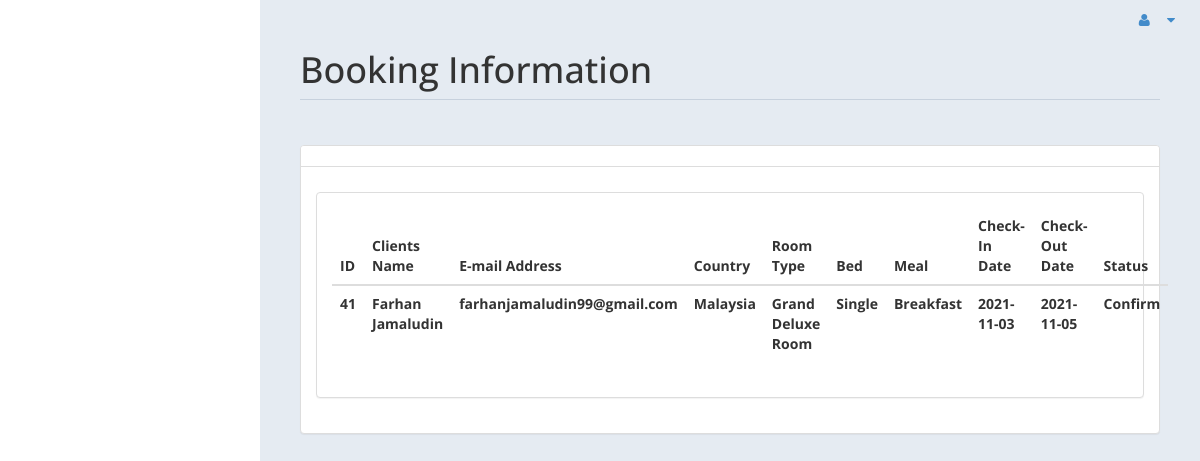
Page /admin/home.php (signed in) on the committed database.
### tables this page shows
CREATE TABLE `roombook` (
  `id` int(10) UNSIGNED NOT NULL,
  `Title` varchar(5) DEFAULT NULL,
  `FName` text DEFAULT NULL,
  `LName` text DEFAULT NULL,
  `Email` varchar(50) DEFAULT NULL,
  `National` varchar(30) DEFAULT NULL,
  `Country` varchar(30) DEFAULT NULL,
  `Phone` text DEFAULT NULL,
  `TRoom` varchar(20) DEFAULT NULL,
  `Bed` varchar(10) DEFAULT NULL,
  `NRoom` varchar(2) DEFAULT NULL,
  `Meal` varchar(15) DEFAULT NULL,
  `cin` date DEFAULT NULL,
  `cout` date DEFAULT NULL,
  `stat` varchar(15) DEFAULT NULL,
  `nodays` int(11) DEFAULT NULL
);

### admin/home.php (the view, shortened to what this page needs)
<!DOCTYPE html>
<html xmlns="http://www.w3.org/1999/xhtml">
<head>
    <link href="assets/css/bootstrap.css" rel="stylesheet" />
    <link href="assets/css/font-awesome.css" rel="stylesheet" />
    <link href="assets/js/morris/morris-0.4.3.min.css" rel="stylesheet" />
    <link href="assets/css/custom-styles.css" rel="stylesheet" />
</head>
<body>
            <ul class="nav navbar-top-links navbar-right">
                <li class="dropdown">
                    <a class="dropdown-toggle" data-toggle="dropdown" href="#" aria-expanded="false">
                     <i class="fa fa-user fa-fw"></i> <i class="fa fa-caret-down"></i>
                    </a>
                </li>
            </ul>
        <div id="page-wrapper">
            <div id="page-inner">
                <div class="row">
                    <div class="col-md-12">
                        <h1 class="page-header">
                            Booking Information
                        </h1>
                    </div>
                </div>
				<?php
						include ('db.php');
				?>
                    <div class="panel panel-default">
                        <div class="panel-heading">
                        </div>
							<div class="">
                                        <h4 class="panel-title">
                                        </h4>
                                    </div>
                                    <div id="collapseTwo" class="panel-collapse in" style="height: auto;">
                                        <div class="panel-body">
                                           <div class="panel panel-default">
                        <div class="panel-body">
                            <div class="table-responsive">
                                <table class="table">
                                    <thead>
                                        <tr>
                                            <th>ID</th>
                                            <th>Clients Name</th>
                                            <th>E-mail Address</th>
                                            <th>Country</th>
											<th>Room Type</th>
											<th>Bed</th>
											<th>Meal</th>
											<th>Check-In Date</th>
											<th>Check-Out Date</th>
											<th>Status</th>
                                        </tr>
                                    </thead>
                                    <tbody>
									<?php
									$tsql = "select * from roombook";
									$tre = mysqli_query($con,$tsql);
									while($trow=mysqli_fetch_array($tre) )
									{
										$co =$trow['stat'];
										if($co=="Confirm")
										{
											echo"<tr>
												<th>".$trow['id']."</th>
												<th>".$trow['FName']." ".$trow['LName']."</th>
												<th>".$trow['Email']."</th>
												<th>".$trow['Country']."</th>
												<th>".$trow['TRoom']."</th>
												<th>".$trow['Bed']."</th>
												<th>".$trow['Meal']."</th>
												<th>".$trow['cin']."</th>
												<th>".$trow['cout']."</th>
												<th>".$trow['stat']."</th>
												</tr>";
										}
									}
									?>
                                    </tbody>
                                </table>
                            </div>
                        </div>
                    </div>
                                        </div>
                                    </div>
                                </div>
										</div>
                                    </div>
</body>
</html>

### admin/assets/css/custom-styles.css (style rules this page uses)
body { font-family: 'Open Sans', sans-serif; }
#page-wrapper { padding: 15px 15px; min-height: 600px; background:#E5EBF2; }
#page-inner { width:100%; margin:10px 20px 10px 0px; background-color:transparent; padding:10px; min-height:1200px; }
h1, .h1, h2, .h2, h3, .h3 { margin-top: 7px; margin-bottom: -5px; }
h4 { padding-top:10px; }
.page-header { padding-bottom: 9px; margin: 10px 0 45px; border-bottom: 1px solid #C7D1DD; }
.panel-default > .panel-heading { color: #000; background-color: #FFFFFF; border-color: #ddd; font-weight:bold; }
.nav > li > a > i { margin-right:10px; }
@media (min-width:768px) { #page-wrapper { margin: 0 0 0 260px; padding: 15px 30px; min-height: 1200px; } }

### rows in the picture
roombook: id "41", FName "Farhan", LName "Jamaludin", Email "farhanjamaludin99@gmail.com", Country "Malaysia", TRoom "Grand Deluxe Room", Bed "Single", Meal "Breakfast", cin "2021-11-03", cout "2021-11-05", stat "Confirm"
